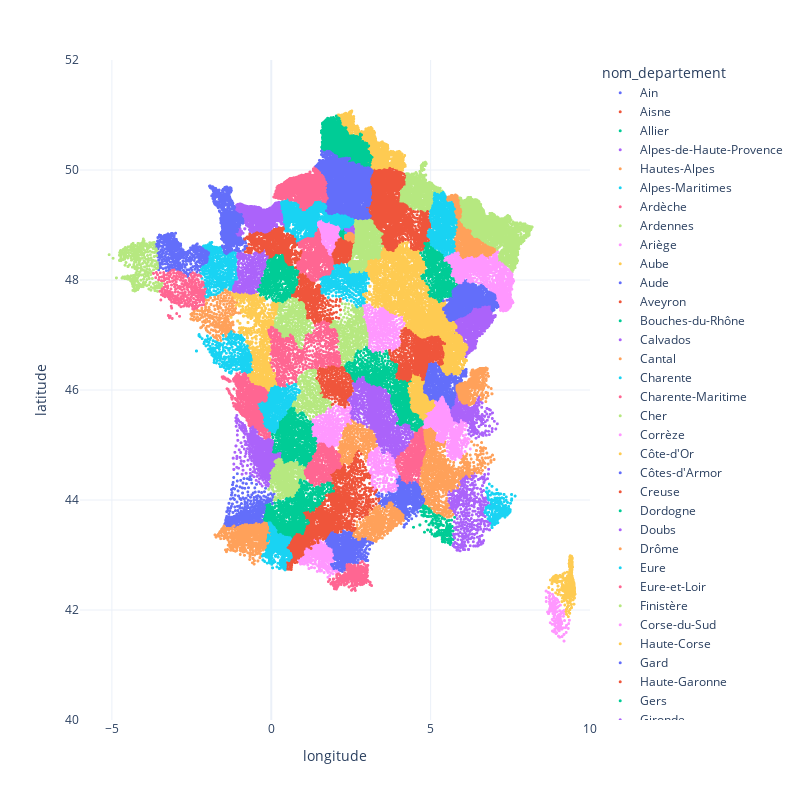

Source (notebook cell):
### Code cell
fig = px.scatter(
    data_frame=adresses,
    x="longitude",
    y="latitude",
    color="nom_departement",
    template="plotly_white",
    width=800, 
    height=800
)
fig.update_traces(marker={'size': 3})
fig.update_xaxes(range=[-6,10])
fig.update_yaxes(range=[40,52])
fig.show()
